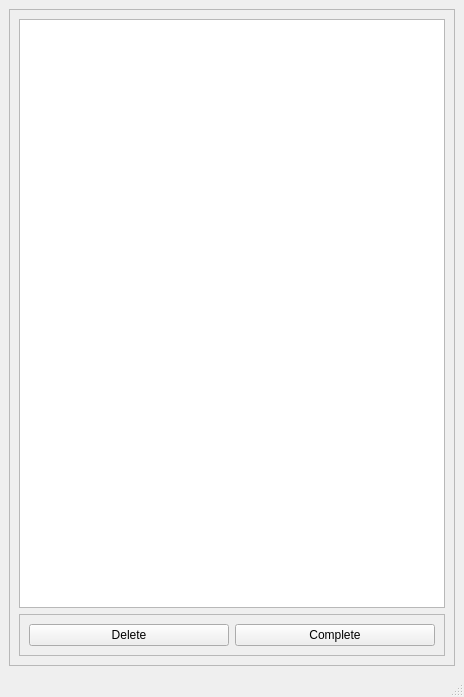
<?xml version="1.0" encoding="UTF-8"?>
<ui version="4.0">
 <class>MainWindow</class>
 <widget class="QMainWindow" name="MainWindow">
  <property name="geometry">
   <rect>
    <x>0</x>
    <y>0</y>
    <width>464</width>
    <height>697</height>
   </rect>
  </property>
  <property name="windowTitle">
   <string>MainWindow</string>
  </property>
  <widget class="QWidget" name="centralwidget">
   <layout class="QVBoxLayout" name="verticalLayout_2">
    <item>
     <widget class="QFrame" name="frame">
      <property name="frameShape">
       <enum>QFrame::StyledPanel</enum>
      </property>
      <property name="frameShadow">
       <enum>QFrame::Raised</enum>
      </property>
      <layout class="QVBoxLayout" name="verticalLayout">
       <item>
        <widget class="QPlainTextEdit" name="plainTextEdit"/>
       </item>
       <item>
        <widget class="QFrame" name="frame_2">
         <property name="frameShape">
          <enum>QFrame::StyledPanel</enum>
         </property>
         <property name="frameShadow">
          <enum>QFrame::Raised</enum>
         </property>
         <layout class="QHBoxLayout" name="horizontalLayout">
          <item>
           <widget class="QPushButton" name="pushButton">
            <property name="text">
             <string>Delete</string>
            </property>
           </widget>
          </item>
          <item>
           <widget class="QPushButton" name="pushButton_2">
            <property name="text">
             <string>Complete</string>
            </property>
           </widget>
          </item>
         </layout>
        </widget>
       </item>
      </layout>
     </widget>
    </item>
   </layout>
  </widget>
  <widget class="QMenuBar" name="menubar">
   <property name="geometry">
    <rect>
     <x>0</x>
     <y>0</y>
     <width>464</width>
     <height>21</height>
    </rect>
   </property>
  </widget>
  <widget class="QStatusBar" name="statusbar"/>
 </widget>
 <resources/>
 <connections/>
</ui>
